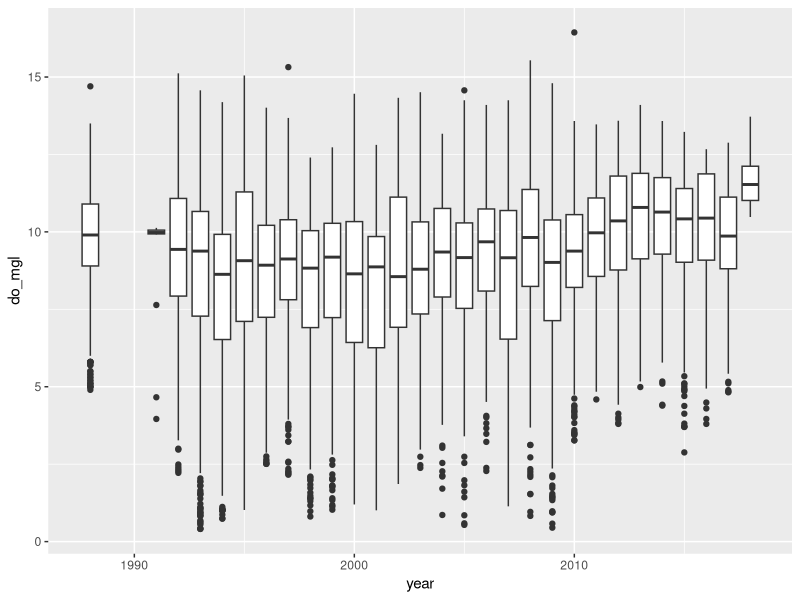
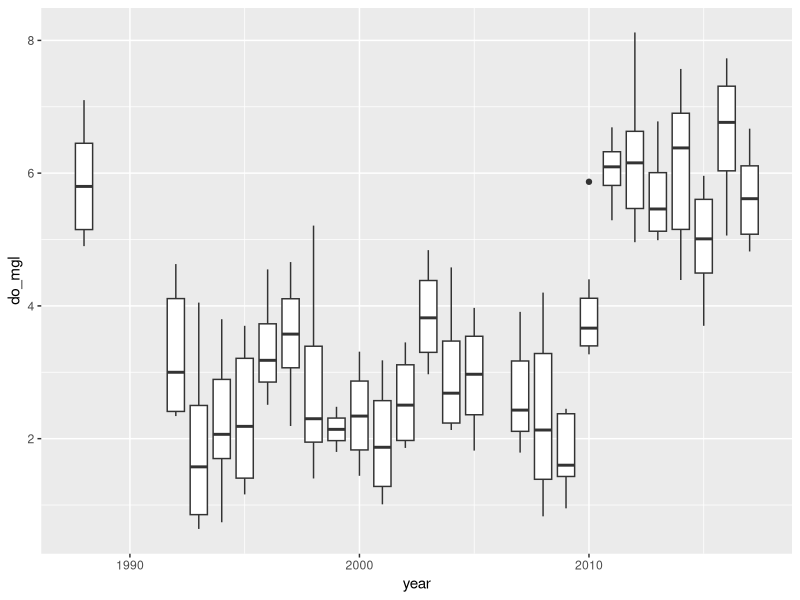
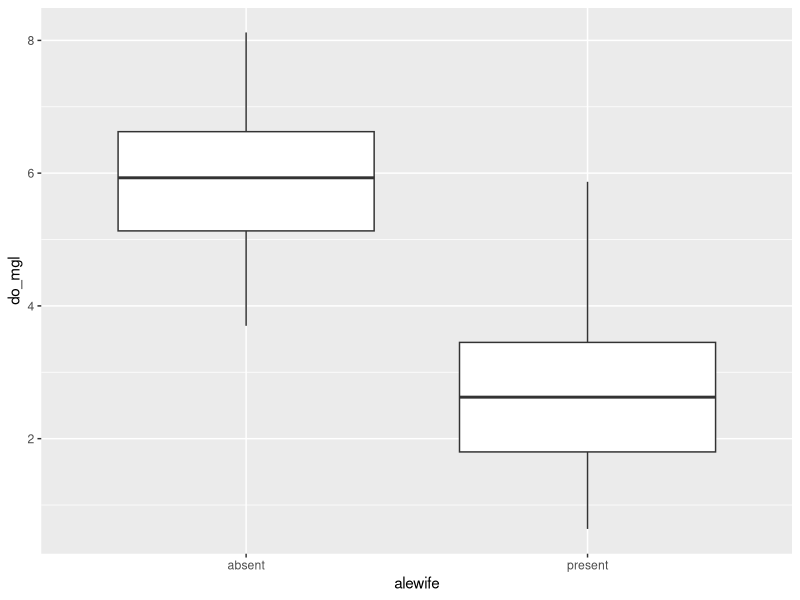

Recreate these plots in R, in order.
## ---- chunk 1

## ---- chunk 2
library(dplyr)
library(ggplot2)
## ---- chunk 3
otsego = read.csv(file ="../../data/physical.csv", header = TRUE)
## ---- chunk 4
# This will do it all at once!
ann <- # Front-end object assignment
  otsego %>% # Pass otsego to the group_by function
  group_by(year) %>% # Group by year and pass to summarize
  summarize(avg = mean(do_mgl))

## ---- chunk 5
ninety_three <- subset(otsego, year == 1993)
## ---- chunk 6
ann <- # Front-end object assignment
  otsego %>% # Pass otsego to the group_by function
  group_by(year) %>% # Group by year and pass to summarize
  summarize(avg = mean(do_mgl, na.rm = TRUE))

## ---- chunk 7
bp <- ggplot(otsego, aes(x = year, y = do_mgl)) + 
  geom_boxplot(mapping = aes(group = year))

print(bp)
## ---- chunk 8
hypo <- # Front-end object assignment
  otsego %>% # Pass otsego to the subset function
  subset( depth > 40 & month == 10) # Select depths > 40 m in October
## ---- chunk 9
bp <- ggplot(hypo, aes(x = year, y = do_mgl)) + 
  geom_boxplot(mapping = aes(group = year))

print(bp)
## ---- chunk 10
hypo <- hypo %>% 
  subset(year > 1988)
## ---- chunk 11
hypo$alewife <- "present"
## ---- chunk 12
hypo$alewife[hypo$year > 2010] <- "absent"
## ---- chunk 13
bp <- ggplot(hypo, aes(x = alewife, y = do_mgl)) + 
  geom_boxplot(mapping = aes(group = alewife))

print(bp)
